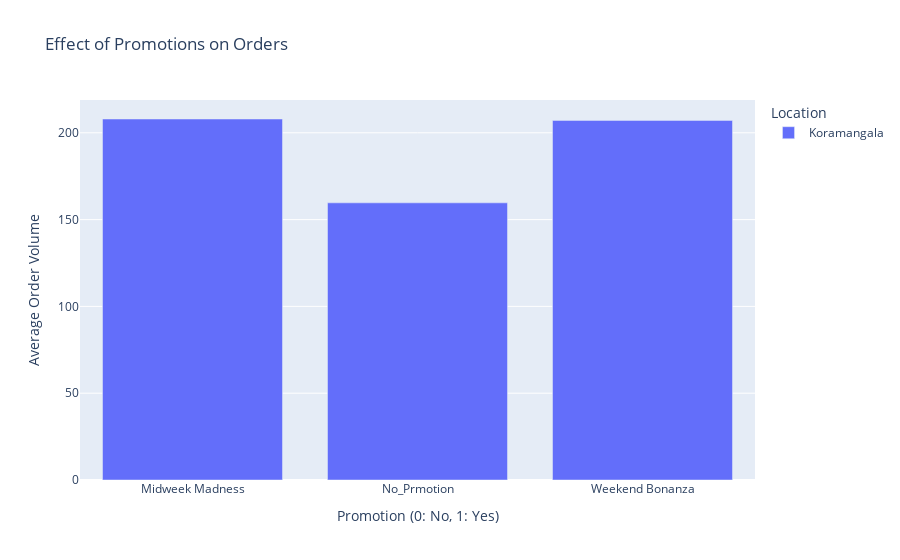

Write notebook code for a chart like this one.
### Code cell
#Promotion Impact Analysis 
promotion_impact = product_data.groupby(['Promotion','Location'])['Order_Volume'].mean().reset_index()

# Plotting Promotion Impact 
fig = px.bar(promotion_impact, x='Promotion', y='Order_Volume',color='Location', title='Effect of Promotions on Orders', 
             labels={'Promotion': 'Promotion (0: No, 1: Yes)', 'Order_Volume': 'Average Order Volume'})
fig.show()

### Figure 1 — Plotly figure (JSON) as saved in the notebook; plotly's stock layout.template omitted (floating-point values rounded to 4 significant figures)
{"data": [{"alignmentgroup": "True", "hovertemplate": "Location=Koramangala<br>Promotion (0: No, 1: Yes)=%{x}<br>Average Order Volume=%{y}<extra></extra>", "legendgroup": "Koramangala", "marker": {"color": "#636efa", "pattern": {"shape": ""}}, "name": "Koramangala", "offsetgroup": "Koramangala", "orientation": "v", "showlegend": true, "textposition": "auto", "type": "bar", "x": ["Midweek Madness", "No_Prmotion", "Weekend Bonanza"], "xaxis": "x", "y": [207.9, 159.7, 207.1], "yaxis": "y"}], "layout": {"barmode": "relative", "legend": {"title": {"text": "Location"}, "tracegroupgap": 0}, "title": {"text": "Effect of Promotions on Orders"}, "xaxis": {"anchor": "y", "domain": [0, 1], "title": {"text": "Promotion (0: No, 1: Yes)"}}, "yaxis": {"anchor": "x", "domain": [0, 1], "title": {"text": "Average Order Volume"}}}}
